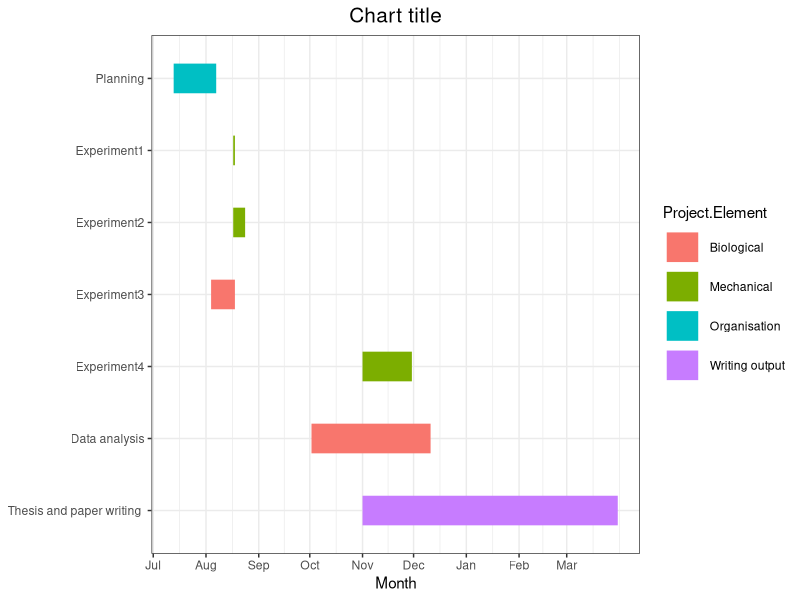

Reproduce this figure in R.
library(tidyverse)
library(scales)
## simple code to produce a nice Gantt chart

#input data needs to be a .csv file, with 5 columns. 
#Headers: "Item" , "Activity", "Project.Element", "Start", "End" 
#Item is just a sequential numerical list i.e. Activity 1 is 1, Activity 2 is 2 etc. 
# Start & End dates should be in format YYYY.MM.DD

#load data
ganttchart <- read.csv("Ganttchart_example.csv", header= TRUE)

#gets a list of the Activities
acts<- c(ganttchart$Activity)

#mutates start and end dates
g.gantt <- gather(ganttchart, "state", "date", 4:5) %>% 
  mutate(date = as.Date(date, "%Y.%m.%d"), 
  Activity=factor(Activity, acts[length(acts):1]), 
  Project.Element=factor(Project.Element))

#produce Gantt chart
g <- ggplot(g.gantt, aes(date, Activity, color = Project.Element, group=Item)) +
geom_line(size = 10) +
  theme_bw()+
labs(x="Month", y=NULL, title="Chart title") +
  theme(plot.title = element_text(size=15, hjust=0.5))+#change font size of title and centres the title
 # theme(legend.position="none")+       #uncomment this line to remove legend 
scale_x_date(breaks = seq.Date(as.Date("2020-07-01"), #start date of the Gantt chart
                               as.Date("2021-03-31"), #end date of the Gantt chart
                               "month"), 
             labels = date_format("%b"))

g




